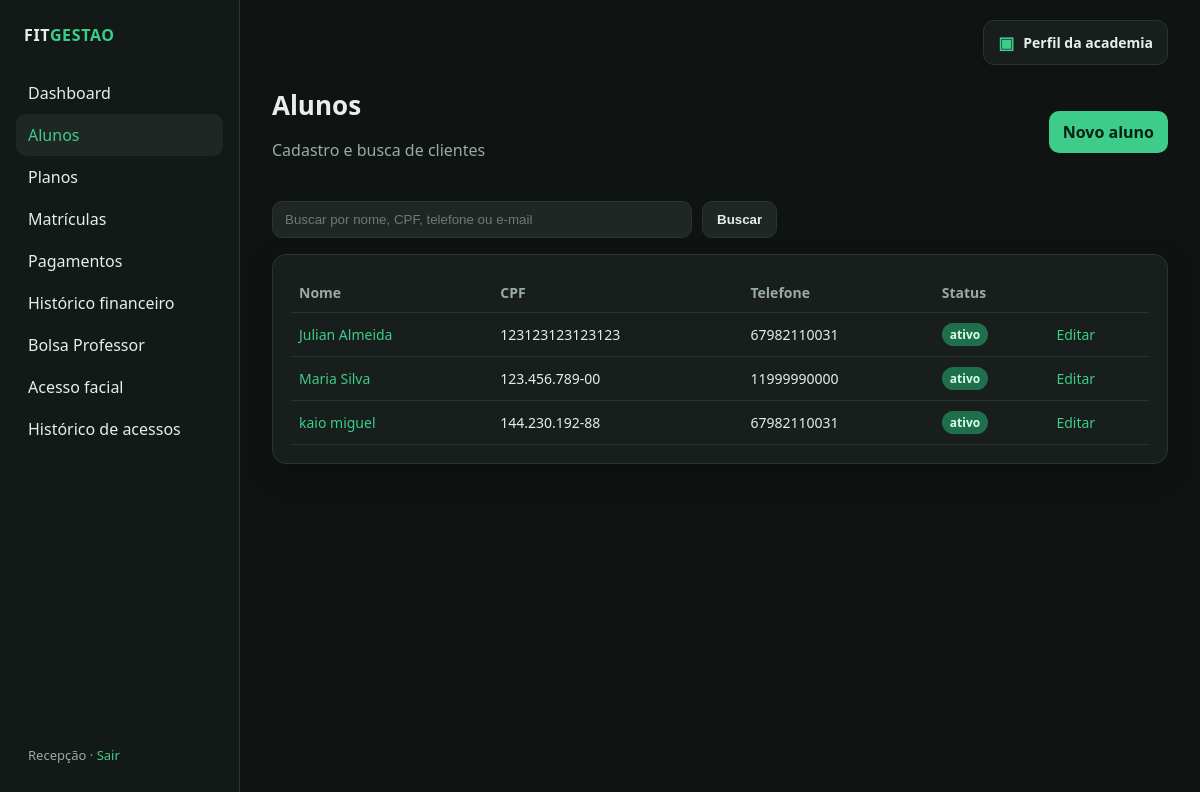
Screenshot of /alunos/ (signed in) with the database file from the repository.
### app/models.py (models this page shows)
class User(UserMixin, db.Model):
    id = db.Column(db.Integer, primary_key=True)
    username = db.Column(db.String(80), unique=True, nullable=False)
    name = db.Column(db.String(120), nullable=False)
    password_hash = db.Column(db.String(255), nullable=False)
    payments = db.relationship("Payment", backref="registered_by", lazy=True)

class Student(db.Model):
    id = db.Column(db.Integer, primary_key=True)
    name = db.Column(db.String(120), nullable=False)
    document = db.Column(db.String(20), unique=True, nullable=False)
    phone = db.Column(db.String(30), nullable=True)
    email = db.Column(db.String(120), nullable=True)
    birth_date = db.Column(db.Date, nullable=True)
    status = db.Column(db.String(20), nullable=False, default="ativo")
    is_instructor = db.Column(db.Boolean, nullable=False, default=False)
    controlid_user_id = db.Column(db.Integer, unique=True, nullable=True)
    face_registered = db.Column(db.Boolean, nullable=False, default=False)
    created_at = db.Column(db.DateTime, server_default=db.func.now())
    enrollments = db.relationship(
        "Enrollment", backref="student", lazy=True, order_by="Enrollment.start_date.desc()"
    )

### app/routes/students.py (the view, shortened to what this page needs)
@bp.route("/")
@login_required
def list_students():
    refresh_enrollment_statuses()
    q = (request.args.get("q") or "").strip()
    query = Student.query
    students = query.order_by(Student.name).all()
    return render_template("students/list.html", students=students, q=q)

### app/services.py (called while the page is built)
def refresh_enrollment_statuses():
    today = date.today()
    rows = Enrollment.query.filter(Enrollment.status != "cancelada").all()
    changed = False
    for enrollment in rows:
        new_status = "vencida" if enrollment.end_date < today else "ativa"
        if enrollment.status != new_status:
            enrollment.status = new_status
            changed = True
    if changed:
        db.session.commit()

### app/templates/students/list.html (shortened to what this page needs)
{% extends "base.html" %}
{% block content %}
<div class="topbar">
  <div>
    <h1>Alunos</h1>
    <p class="muted">Cadastro e busca de clientes</p>
  </div>
  <a class="btn" href="{{ url_for('students.create') }}">Novo aluno</a>
</div>
<form class="toolbar" method="get" style="margin-bottom:16px">
  <input type="search" name="q" value="{{ q }}" placeholder="Buscar por nome, CPF, telefone ou e-mail" style="max-width:420px">
  <button class="btn secondary" type="submit">Buscar</button>
</form>
<div class="card">
  {% if students %}
  <table>
    <thead>
      <tr><th>Nome</th><th>CPF</th><th>Telefone</th><th>Status</th><th></th></tr>
    </thead>
    <tbody>
      {% for s in students %}
      <tr>
        <td><a href="{{ url_for('students.detail', student_id=s.id) }}">{{ s.name }}</a></td>
        <td>{{ s.document }}</td>
        <td>{{ s.phone or '—' }}</td>
        <td><span class="badge {{ s.status }}">{{ s.status }}</span></td>
        <td><a href="{{ url_for('students.edit', student_id=s.id) }}">Editar</a></td>
      </tr>
      {% endfor %}
    </tbody>
  </table>
  {% else %}
    <p class="muted">Nenhum aluno encontrado.</p>
  {% endif %}
</div>
{% endblock %}

### app/templates/base.html (shortened to what this page needs)
<!doctype html>
<html lang="pt-BR">
<head>
  <link rel="stylesheet" href="{{ url_for('static', filename='css/style.css') }}">
</head>
<body>
<div class="layout">
  <aside class="sidebar">
    <p class="brand">FIT<span>GESTAO</span></p>
    <nav class="nav">
      <a href="{{ url_for('dashboard.index') }}" class="{{ 'active' if request.endpoint == 'dashboard.index' }}">Dashboard</a>
      <a href="{{ url_for('students.list_students') }}" class="{{ 'active' if request.endpoint and request.endpoint.startswith('students.') }}">Alunos</a>
      <a href="{{ url_for('plans.list_plans') }}" class="{{ 'active' if request.endpoint and request.endpoint.startswith('plans.') }}">Planos</a>
      <a href="{{ url_for('enrollments.list_enrollments') }}" class="{{ 'active' if request.endpoint and request.endpoint.startswith('enrollments.') }}">Matrículas</a>
      <a href="{{ url_for('payments.list_payments') }}" class="{{ 'active' if request.endpoint and request.endpoint.startswith('payments.') }}">Pagamentos</a>
      <a href="{{ url_for('payments.history') }}" class="{{ 'active' if request.endpoint == 'payments.history' }}">Histórico financeiro</a>
      <a href="{{ url_for('scholarships.index') }}" class="{{ 'active' if request.endpoint and request.endpoint.startswith('scholarships.') }}">Bolsa Professor</a>
      <a href="{{ url_for('facial_access.index') }}" class="{{ 'active' if request.endpoint == 'facial_access.index' }}">Acesso facial</a>
      <a href="{{ url_for('facial_access.history') }}" class="{{ 'active' if request.endpoint == 'facial_access.history' }}">Histórico de acessos</a>
    </nav>
    <div class="user">
      {{ current_user.name }} · <a href="{{ url_for('auth.logout') }}">Sair</a>
    </div>
  </aside>
  <main class="main">
    <div class="main-top-actions">
      <a class="academy-profile-link {{ 'active' if request.endpoint and request.endpoint.startswith('academy.') }}"
         href="{{ url_for('academy.profile') }}">
        <span class="academy-profile-icon">▣</span>
        <span>Perfil da academia</span>
      </a>
    </div>
    {% block content %}{% endblock %}
  </main>
</div>
</body>
</html>

### app/static/css/style.css (style rules this page uses)
:root { --bg: #0f1412; --panel: #171e1b; --panel-2: #1e2723; --line: #2a3530; --text: #e8eee9; --muted: #9aaba1; --accent: #3dcc8a; --accent-dim: #1f6f4d; --danger: #e05a5a; --warn: #e0b45a; --info: #5aa8e0; --radius: 14px; --shadow: 0 10px 30px rgba(0, 0, 0, 0.28); font-family: "Segoe UI", system-ui, sans-serif; }
* { box-sizing: border-box; }
html, body { margin: 0; min-height: 100%; background: var(--bg); color: var(--text); }
a { color: var(--accent); text-decoration: none; }
.layout { display: grid; grid-template-columns: 240px 1fr; min-height: 100vh; }
.sidebar { background: #121916; border-right: 1px solid var(--line); padding: 24px 16px; display: flex; flex-direction: column; gap: 8px; }
.brand { font-weight: 700; letter-spacing: 0.04em; margin: 0 8px 18px; }
.brand span { color: var(--accent); }
.nav a { display: block; color: var(--text); padding: 10px 12px; border-radius: 10px; text-decoration: none; }
.nav a:hover, .nav a.active { background: var(--panel-2); color: var(--accent); }
.sidebar .user { margin-top: auto; color: var(--muted); font-size: 13px; padding: 12px; }
.main { padding: 28px 32px 48px; }
.topbar { display: flex; justify-content: space-between; align-items: center; gap: 16px; margin-bottom: 24px; }
h1 { margin: 0; font-size: 26px; }
.muted { color: var(--muted); }
.card { background: var(--panel); border: 1px solid var(--line); border-radius: var(--radius); padding: 18px; box-shadow: var(--shadow); }
.toolbar { display: flex; gap: 10px; flex-wrap: wrap; align-items: center; }
input, select, textarea { background: var(--panel-2); border: 1px solid var(--line); color: var(--text); border-radius: 10px; padding: 10px 12px; width: 100%; }
.btn { display: inline-flex; align-items: center; justify-content: center; background: var(--accent); color: #062015; font-weight: 700; border: 0; border-radius: 10px; padding: 10px 14px; cursor: pointer; text-decoration: none; }
.btn.secondary { background: var(--panel-2); color: var(--text); border: 1px solid var(--line); }
table { width: 100%; border-collapse: collapse; }
th, td { text-align: left; padding: 10px 8px; border-bottom: 1px solid var(--line); font-size: 14px; }
th { color: var(--muted); font-weight: 600; }
.badge { display: inline-block; padding: 3px 8px; border-radius: 999px; font-size: 12px; font-weight: 700; }
.badge.ativa, .badge.pago, .badge.ativo { background: #1f6f4d; color: #d8ffe9; }
.main-top-actions { display: flex; justify-content: flex-end; margin: -8px 0 22px; }
.academy-profile-link { display: inline-flex; align-items: center; gap: 9px; padding: 10px 14px; border: 1px solid var(--line); border-radius: 11px; background: var(--panel); color: var(--text); font-size: 14px; font-weight: 600; text-decoration: none; }
.academy-profile-icon { color: var(--accent); font-size: 17px; }

### rows the page displays
User: name "Recepção"
Student: name "Julian Almeida", document "123123123123123", phone "67982110031", status "ativo"
Student: name "Maria Silva", document "123.456.789-00", phone "11999990000", status "ativo"
Student: name "kaio miguel", document "144.230.192-88", phone "67982110031", status "ativo"
